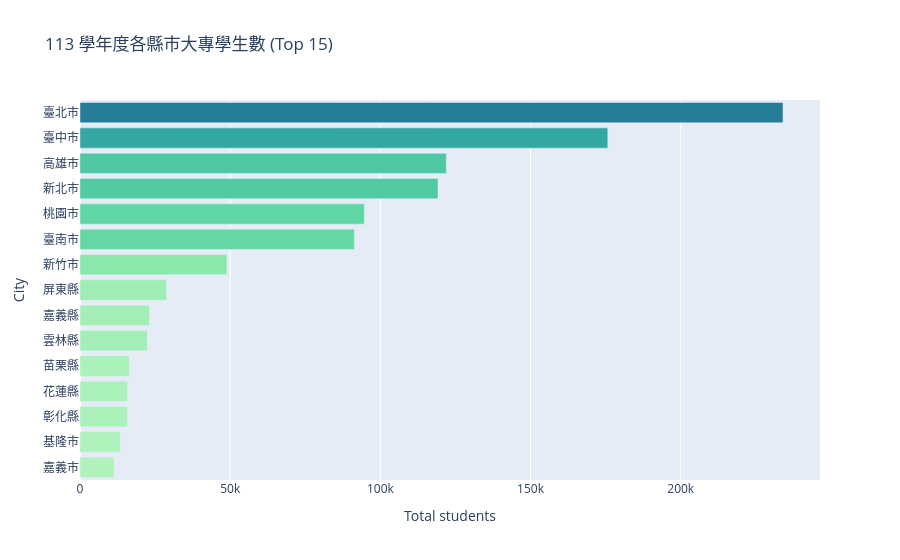

The cell this chart's notebook holds for it:
### Markdown cell above
## 9. 圖 3 — 113 學年度各縣市學生數 (horizontal bar)

回答：「最新一年,哪些縣市的大專生最多？」

### Code cell
latest = df[df["學年度"] == df["學年度"].max()]
agg = (latest.groupby("city_name")["總計"].sum()
              .sort_values(ascending=False).reset_index().head(15))

fig = px.bar(
    agg, x="總計", y="city_name", orientation="h",
    color="總計", color_continuous_scale="Tealgrn",
    title=f"{df['學年度'].max()} 學年度各縣市大專學生數 (Top 15)",
    labels={"總計": "Total students", "city_name": "City"},
)
fig.update_layout(yaxis={"categoryorder": "total ascending"},
                  coloraxis_showscale=False)
fig.show()

### Figure 1 — Plotly figure (JSON) as saved in the notebook; plotly's stock layout.template omitted (floating-point values rounded to 4 significant figures)
{"data": [{"hovertemplate": "Total students=%{marker.color}<br>City=%{y}<extra></extra>", "legendgroup": "", "marker": {"color": [234100.0, 175700.0, 122000.0, 119200.0, 94680.0, 91350.0, 48900.0, 28810.0, 23130.0, 22440.0, 16440.0, 15860.0, 15790.0, 13380.0, 11350.0], "coloraxis": "coloraxis", "pattern": {"shape": ""}}, "name": "", "orientation": "h", "showlegend": false, "textposition": "auto", "type": "bar", "x": [234100.0, 175700.0, 122000.0, 119200.0, 94680.0, 91350.0, 48900.0, 28810.0, 23130.0, 22440.0, 16440.0, 15860.0, 15790.0, 13380.0, 11350.0], "xaxis": "x", "y": ["臺北市", "臺中市", "高雄市", "新北市", "桃園市", "臺南市", "新竹市", "屏東縣", "嘉義縣", "雲林縣", "苗栗縣", "花蓮縣", "彰化縣", "基隆市", "嘉義市"], "yaxis": "y"}], "layout": {"barmode": "relative", "coloraxis": {"colorbar": {"title": {"text": "Total students"}}, "colorscale": [[0, "rgb(176, 242, 188)"], [0.1667, "rgb(137, 232, 172)"], [0.3333, "rgb(103, 219, 165)"], [0.5, "rgb(76, 200, 163)"], [0.6667, "rgb(56, 178, 163)"], [0.8333, "rgb(44, 152, 160)"], [1, "rgb(37, 125, 152)"]], "showscale": false}, "legend": {"tracegroupgap": 0}, "title": {"text": "113 學年度各縣市大專學生數 (Top 15)"}, "xaxis": {"anchor": "y", "domain": [0, 1], "title": {"text": "Total students"}}, "yaxis": {"anchor": "x", "categoryorder": "total ascending", "domain": [0, 1], "title": {"text": "City"}}}}
